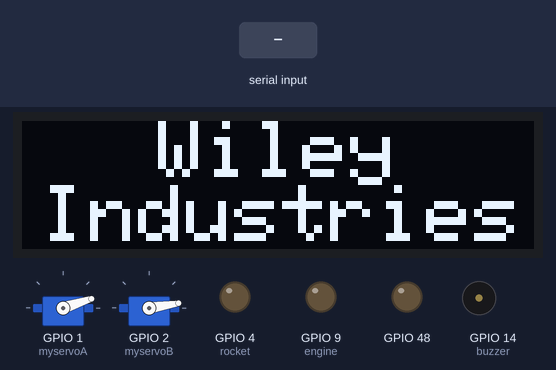
Bench run of a sketch on a simulated ESP32-S3. Parts: 2 × servo, 128×32 one-colour display, output pins drawn as LEDs (lit = HIGH), buzzer (waves = sounding). Dashed ring = blinking. The test bench sets the inputs (shaded band). What the sketch prints to the serial monitor is not drawn.

Above: at 7.2 s.
7.3 s: "l90\n" received over Serial
At 8.6 s:
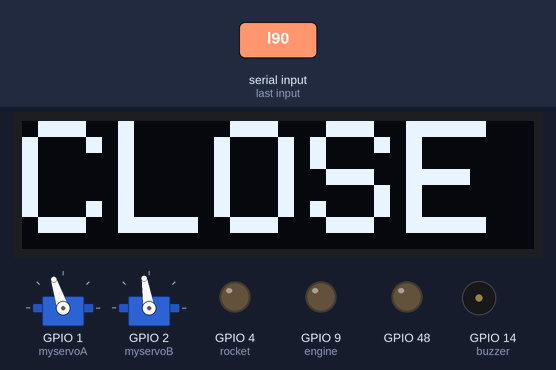
At 11.4 s:
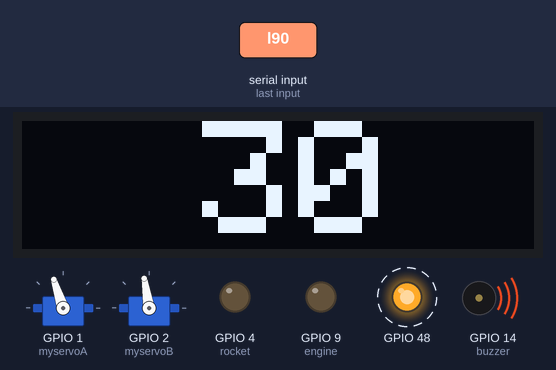
13.3 s: "c" received over Serial
At 17.6 s:
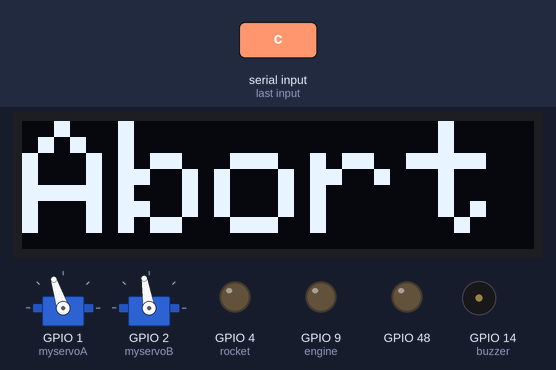
Timing chart, 0 to 19.1 s (numbered marks = the images above; inputs shaded):
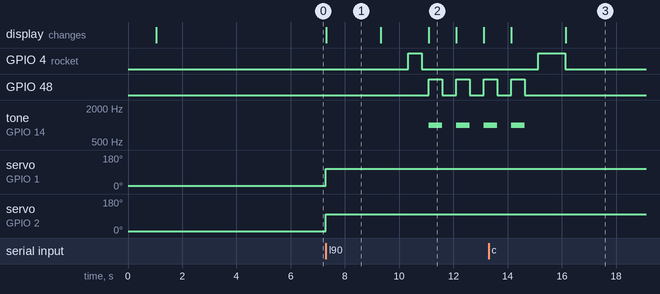

Measured:
- after the input at 7.3 s, GPIO 4 (rocket): LOW → HIGH after 3.0 s, → LOW 0.50 s later; GPIO 48: alternates HIGH for 0.50 s and LOW for 0.51 s, starting after 3.8 s
- after the input at 13.3 s, GPIO 4 (rocket): LOW → HIGH after 1.8 s, → LOW 1.0 s later; GPIO 48: goes on until 14.6 s, then stays LOW; tone on GPIO 14 (buzzer): goes on until 14.6 s, then stays silent
- what the display in image 1 shows lasts 2.0 s, from 7.3 s to 9.3 s
- what the display in image 2 shows lasts 1.0 s, from 11.1 s to 12.1 s

The sketch:

launchpad.ino
```cpp
#include <ESP32Servo.h>
#include <SPI.h>
#include <Wire.h>
#include <Adafruit_GFX.h>
#include <Adafruit_SSD1306.h>
// Recommended PWM GPIO pins on the ESP32 include 2,4,12-19,21-23,25-27,32-33
// On an esp32:       21(SDA), 22(SCL)
#define SCREEN_WIDTH 128     // OLED display width, in pixels
#define SCREEN_HEIGHT 32     // OLED display height, in pixels
#define OLED_RESET -1        // Reset pin # (or -1 if sharing Arduino reset pin)
#define SCREEN_ADDRESS 0x3C  ///< See datasheet for Address; 0x3D for 128x64, 0x3C for 128x32
Adafruit_SSD1306 display(SCREEN_WIDTH, SCREEN_HEIGHT, &Wire, OLED_RESET);
Servo myservoA;
Servo myservoB;
bool open = true;
int homea = 18;
int homeb = 9;
int time = 30;
int count;
bool cancel = false;
const int rocket = A3;
const int engine = 9;
const int buzzer = 14;
void setup() {
  pinMode(LED_BUILTIN, OUTPUT);
  pinMode(engine, OUTPUT);
  pinMode(rocket, OUTPUT);
  Serial.begin(115200);
  myservoA.attach(A0);
  myservoB.attach(A1);
  myservoA.write(homea);
  myservoB.write(homeb);
  if (!display.begin(SSD1306_SWITCHCAPVCC, SCREEN_ADDRESS)) {
    Serial.println(F("SSD1306 allocation failed"));
    for (;;)
      ;  // Don't proceed, loop forever
  }

  display.clearDisplay();
  delay(1000);
  Serial.println("  Wiley Defense Industries");
  Serial.println("=============================");
  display.setTextSize(2);  // Draw 2X-scale text
  display.setTextColor(SSD1306_WHITE);
  display.setCursor(10, 0);
  display.println(F("  Wiley"));
  display.setCursor(5, 16);
  display.println(F("Industries"));
  display.display();
  delay(1000);
  Serial.println("Ascent Launch Controller V1.0");
  Serial.println("=============================");
  delay(1000);
  Serial.println("Good luck with the launch!");
  Serial.println("=============================");
  delay(1000);
  Serial.println("Did you check all CONNECTIONS?");
  Serial.println("=============================");
  delay(1000);
  Serial.println("Type h for help!");
  Serial.println("=============================");
  delay(1000);
}
void loop() {
  if (Serial.available() > 0) {
    char command = Serial.read();
    if (command == 'a') {  // set servo A position
      int A = Serial.parseInt();
      if (A != 0) {
        int posA = A + homea;
        myservoA.write(posA);
        Serial.println(posA);
      }
    } else if (command == 'b') {  // set servo B position
      int B = Serial.parseInt();
      if (B != 0) {
        int posB = B + homeb;
        myservoB.write(posB);
        Serial.println(posB);
      }
    } else if (command == 'l') {  // start launch sequence
      launch();
    } else if (command == 'h') {
      Serial.println("a followed by an integer will set servo A position.");
      Serial.println("b followed by an integer will set servo B position");
      Serial.println("t will toggle the clamps");
      Serial.println("l will start the launch sequence!");
      Serial.println("c will abort the launch");
    } else if (command == 't') { //toggle clamps
      if (open == true) {
        myservoA.write(90 + homea);
        myservoB.write(90 + homeb);
        open = false;
        display.clearDisplay();
        display.setTextSize(4.8);  // Draw 2X-scale text
        display.setTextColor(SSD1306_WHITE);
        display.setCursor(0, 0);
        display.println("CLOSE");
        display.display();
        delay(2000);
        display.clearDisplay();
        display.setTextSize(2);  // Draw 2X-scale text
        display.setTextColor(SSD1306_WHITE);
        display.setCursor(10, 0);
        display.println(F("  Wiley"));
        display.setCursor(5, 16);
        display.println(F("Industries"));
        display.display();
      } else if (open == false) {
        myservoA.write(homea);
        myservoB.write(homeb);
        open = true;
        display.clearDisplay();
        display.setTextSize(4.8);  // Draw 2X-scale text
        display.setTextColor(SSD1306_WHITE);
        display.setCursor(0, 0);
        display.println("OPEN");
        display.display();
        delay(2000);
        display.clearDisplay();
        display.setTextSize(2);  // Draw 2X-scale text
        display.setTextColor(SSD1306_WHITE);
        display.setCursor(10, 0);
        display.println(F("  Wiley"));
        display.setCursor(5, 16);
        display.println(F("Industries"));
        display.display();
      }
    }
  }
}
void launch() {
  if (open == true) {
    myservoA.write(90 + homea);
    myservoB.write(90 + homeb);
    open = false;
    display.clearDisplay();
    display.setTextSize(4.8);  // Draw 2X-scale text
    display.setTextColor(SSD1306_WHITE);
    display.setCursor(0, 0);
    display.println("CLOSE");
    display.display();
    delay(2000);
    }
  display.clearDisplay();
    display.setTextSize(2);  // Draw 2X-scale text
    display.setTextColor(SSD1306_WHITE);
    display.setCursor(30, 0);
    display.println(F("Ascent"));
    display.setTextSize(1);
    display.setCursor(32, 18);
    display.println(F("Version 1.1"));
    display.display();
       delay(1000);
  myservoA.write(90 + homea);
  myservoB.write(90 + homeb);
  open = false;
  digitalWrite(rocket, HIGH);
  delay(500);
  digitalWrite(rocket, LOW);
  delay(250);
  for (count = 1; count <= time; count += 1) {
    int countdown = time - count + 1;
    display.clearDisplay();
    display.setTextSize(4.8);  // Draw 2X-scale text
    display.setTextColor(SSD1306_WHITE);
    display.setCursor(45, 0);
    display.println(countdown);
    display.display();
    Serial.print("Launching in ");
    Serial.print(countdown);
    Serial.println(" Seconds! ");
    digitalWrite(LED_BUILTIN, HIGH);
    tone(buzzer, 1000);
    delay(500);
    digitalWrite(LED_BUILTIN, LOW);
    noTone(buzzer);
    delay(500);
    cancellaunch();
  }
  if (cancel == false) {
    digitalWrite(engine, HIGH);
    Serial.println("Rocket Launched!");
    delay(400);
    digitalWrite(engine, LOW);
    delay(100);
    myservoA.write(homea);
    myservoB.write(homeb);
    open = true;
    display.clearDisplay();
    display.setTextSize(2.5);  // Draw 2X-scale text
    display.setTextColor(SSD1306_WHITE);
    display.setCursor(20, 10);
    display.println("Launched");
    display.display();
    delay(10000);
    display.clearDisplay();
    display.setTextSize(2);  // Draw 2X-scale text
    display.setTextColor(SSD1306_WHITE);
    display.setCursor(10, 0);
    display.println(F("  Wiley"));
    display.setCursor(5, 16);
    display.println(F("Industries"));
    display.display();
  }
  cancel = false;
}
void cancellaunch() {
  if (Serial.available() > 0) {
    char command = Serial.read();
    if (command == 'c') {  // cancel
      count = time + 1;
      cancel = true;
      digitalWrite(rocket, HIGH);
      delay(1000);
      digitalWrite(rocket, LOW);
      Serial.println("Launch Aborted!");
      display.clearDisplay();
      display.setTextSize(4.8);  // Draw 2X-scale text
      display.setTextColor(SSD1306_WHITE);
      display.setCursor(0, 0);
      display.println("Abort");
      display.display();
      delay(5000);
      display.clearDisplay();
      display.setTextSize(2);  // Draw 2X-scale text
      display.setTextColor(SSD1306_WHITE);
      display.setCursor(10, 0);
      display.println(F("  Wiley"));
      display.setCursor(5, 16);
      display.println(F("Industries"));
      display.display();
    }
  }
}
```
